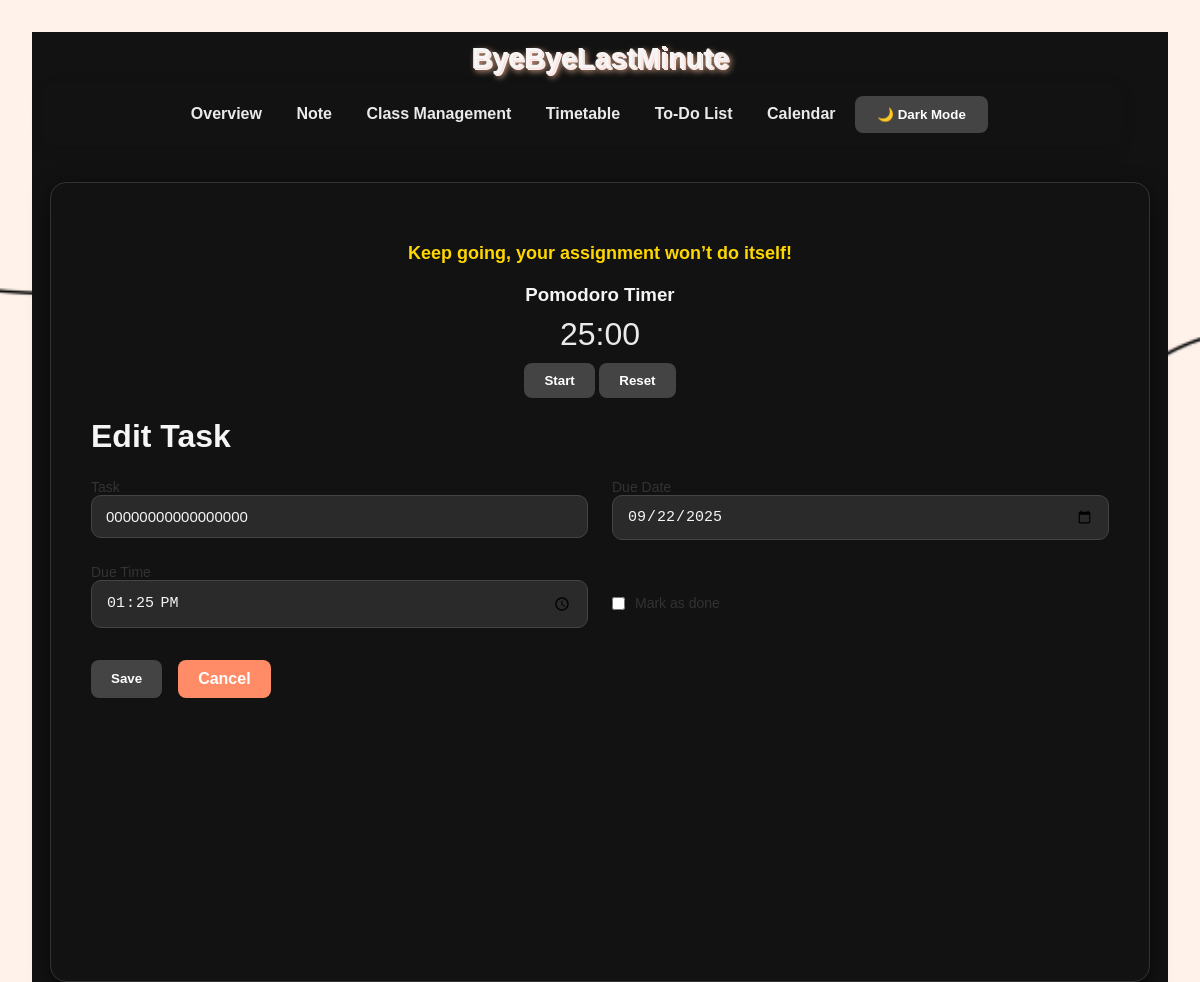
The page /todos/edit/35 on the database its author committed.
### tables this page shows
CREATE TABLE todos (
                id INTEGER PRIMARY KEY AUTOINCREMENT,
                task TEXT NOT NULL,
                due_date TEXT NOT NULL,
                is_done INTEGER DEFAULT 0
            , due_time TEXT);

### app.py (the view, shortened to what this page needs)
@app.route("/todos/edit/<int:todo_id>", methods=["GET", "POST"])
def edit_todo(todo_id):
    todo = Todo.get_by_id(todo_id)
    if not todo:
        flash("Task not found.", "error")
        return redirect(url_for("todos"))
    return render_template("edit_todo.html", todo=todo)

### app.py (called while the page is built)
@app.context_processor
def inject_vapid_key():
    return dict(VAPID_PUBLIC_KEY=VAPID_PUBLIC_KEY)

### models.py (called while the page is built)
def get_db_connection():
    conn = sqlite3.connect(DB_NAME, timeout=10)
    conn.row_factory = sqlite3.Row
    return conn

    @staticmethod
    def get_by_id(todo_id):
        with get_db_connection() as conn:
            row = conn.execute("SELECT * FROM todos WHERE id=?", (todo_id,)).fetchone()
            return Todo(**dict(row)) if row else None

### templates/edit_todo.html (shortened to what this page needs)
{% extends "base.html" %}
{% block content %}
<h1>Edit Task</h1>
<form method="POST" class="grid">
  <label>
    Task
    <input type="text" name="task" value="{{ todo.task }}" required>
  </label>
  <label>
    Due Date
    <input type="date" name="due_date" value="{{ todo.due_date }}" required>
  </label>
  <label>
    Due Time
    <input type="time" name="due_time" value="{{ todo.due_time or '' }}">
  </label>
  <div style="display:flex; align-items:center; gap:10px; margin-top:15px;">
    <input type="checkbox" name="is_done" id="is_done" class="task-checkbox" {% if todo.is_done %}checked{% endif %}>
    <label for="is_done">Mark as done</label>
  </div>
  <div class="actions">
    <button type="submit" class="button">Save</button>
    <a href="{{ url_for('todos') }}" class="button secondary">Cancel</a>
  </div>
</form>
{% endblock %}

### rows shown on the page
todos: task "00000000000000000", due_date "09/22/2025", due_time "13:25"
